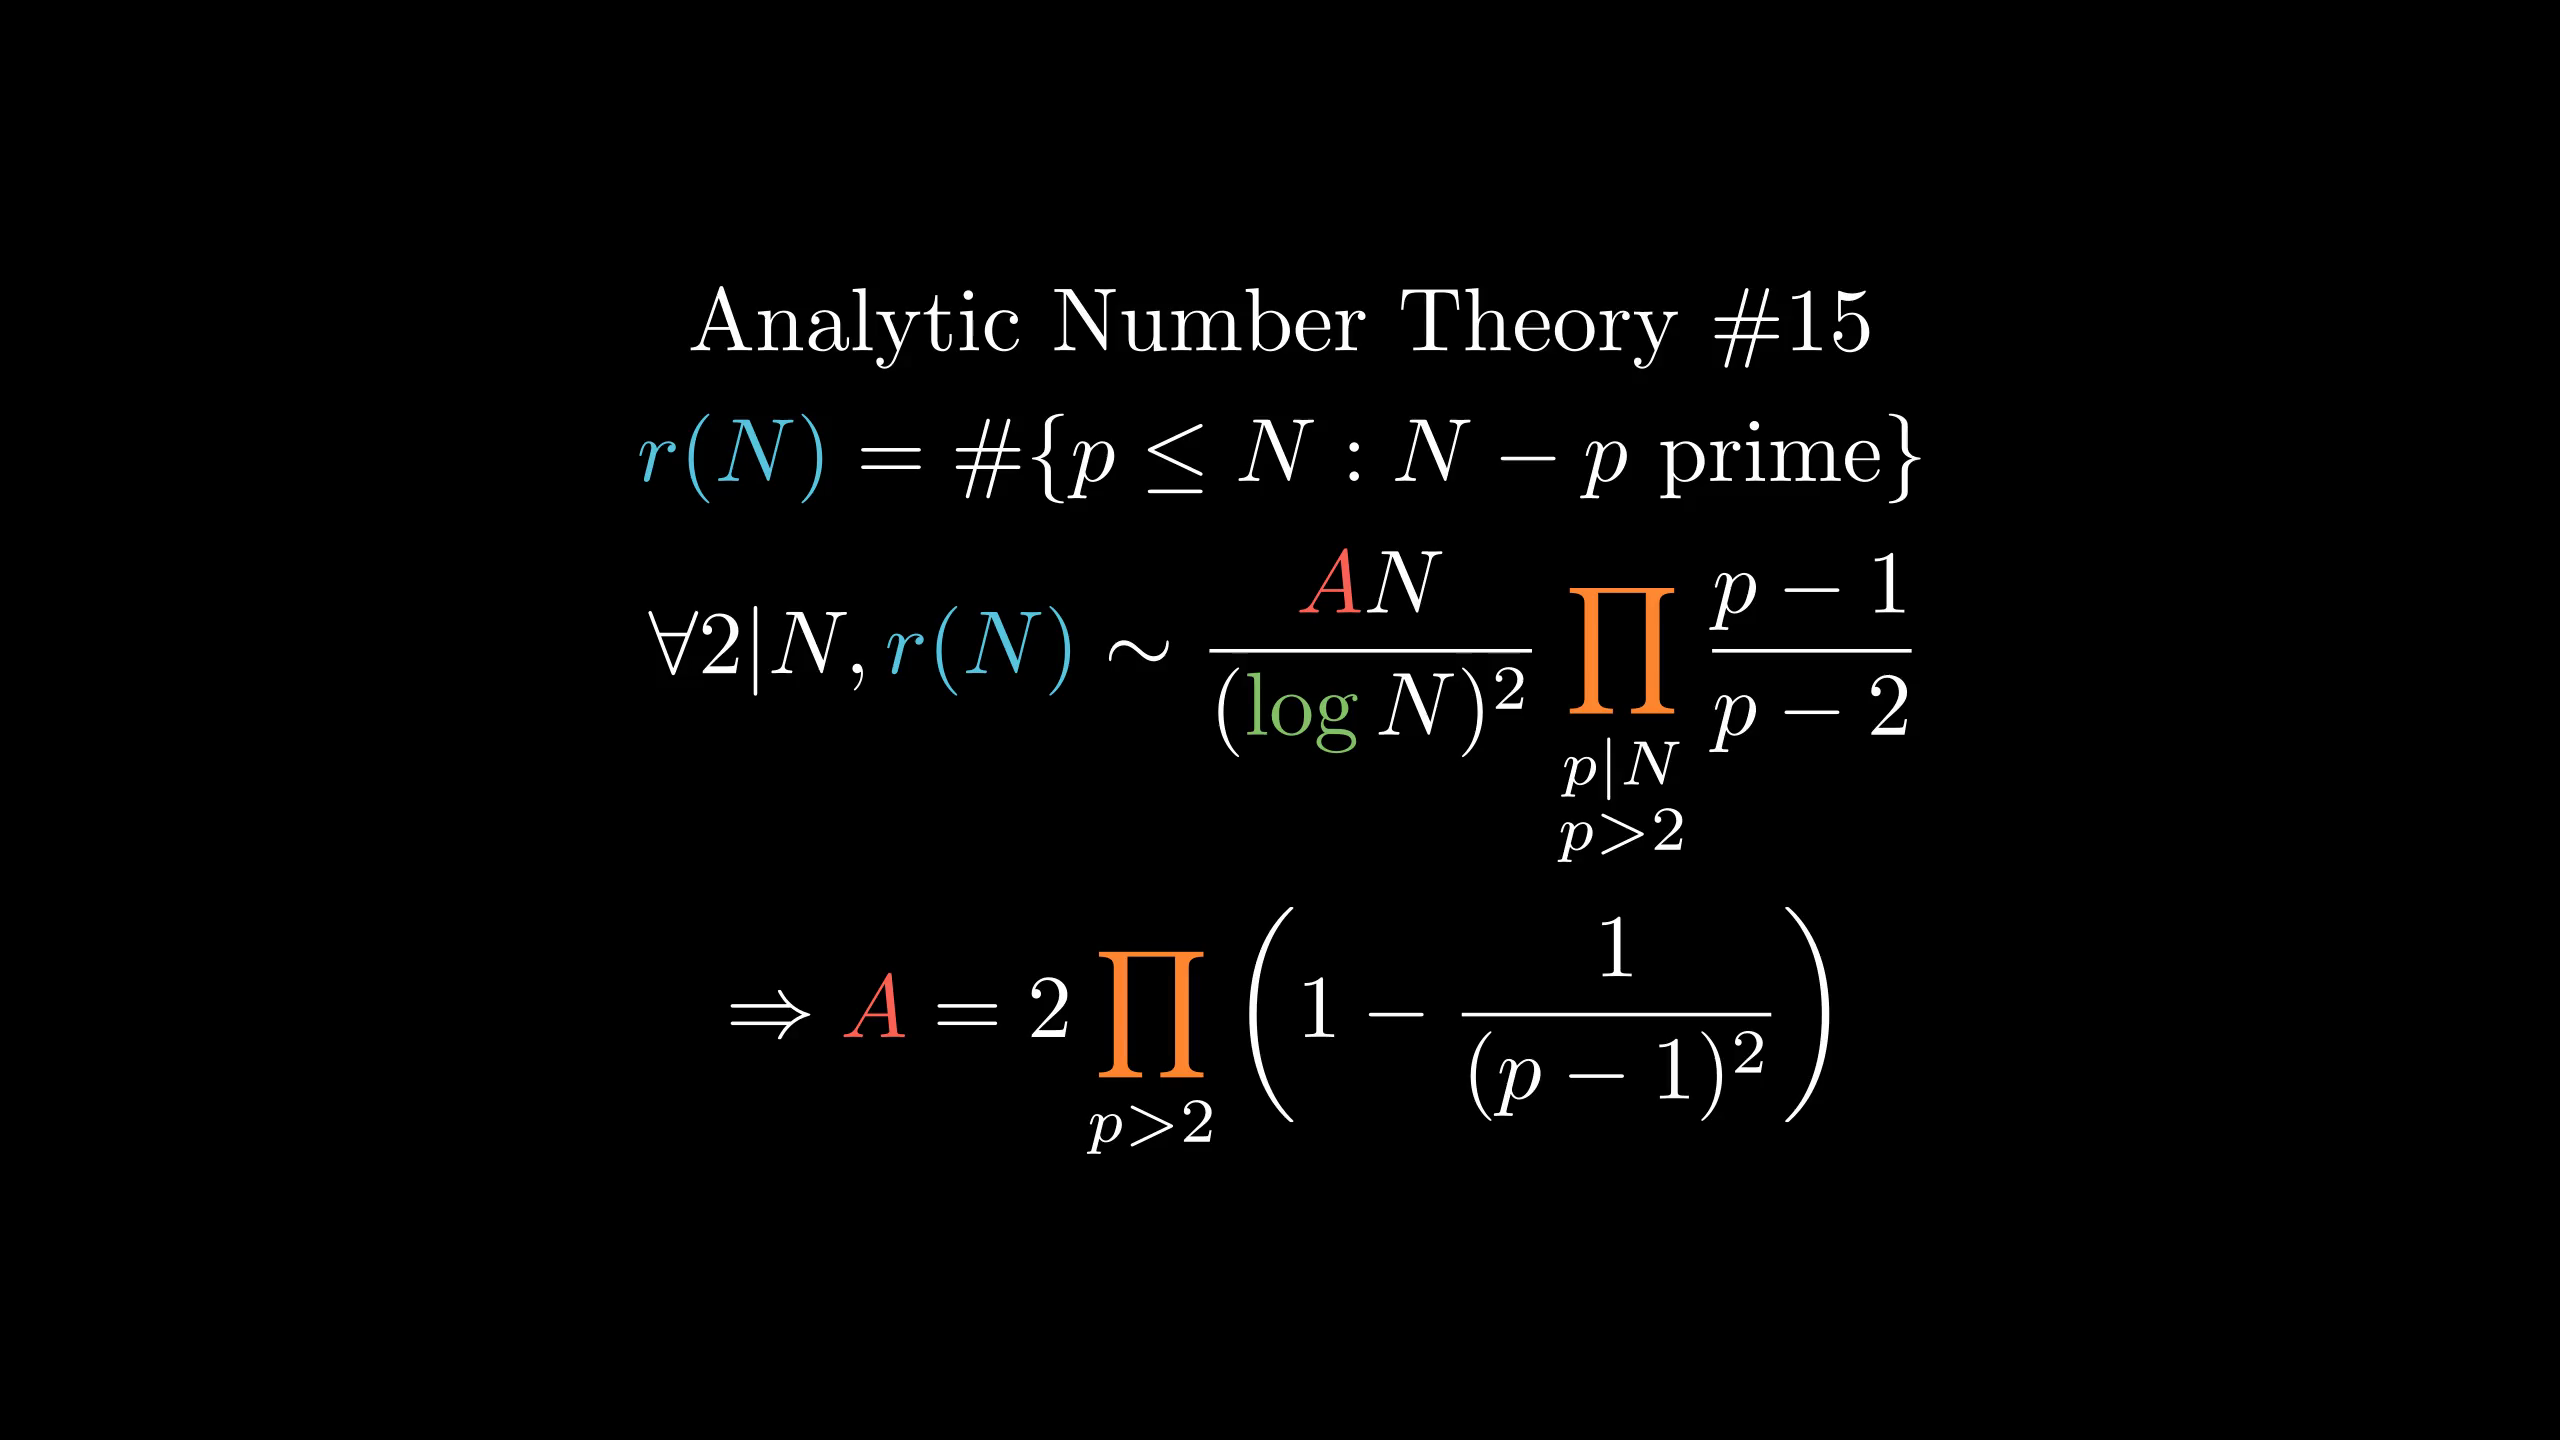

Python code for this plot:
from manimlib.imports import *

class FooScene(Scene):
    def construct(self):
        cmap={r"\prod":ORANGE,r"\log":GREEN,"r(N)":BLUE,"A":RED}
        tit=TextMobject(r"Analytic Number Theory \#15")
        eqn=TexMobject(r"r(N)=\#\{p\le N:N-p\text{ prime}\}",
                tex_to_color_map=cmap)
        eqn2=TexMobject(r"\forall 2|N,r(N)\sim{AN\over(\log N)^2}\prod_{\substack{{p}|N\\ {p}>2}}{{p}-1\over {p}-2}",tex_to_color_map=cmap)
        eqn3=TexMobject(r"\Rightarrow A=2\prod_{{p}>2}\left(1-{1\over({p}-1)^2}\right)",tex_to_color_map=cmap)
        self.add(VGroup(tit,eqn,eqn2,eqn3).arrange(DOWN))
        self.wait()
